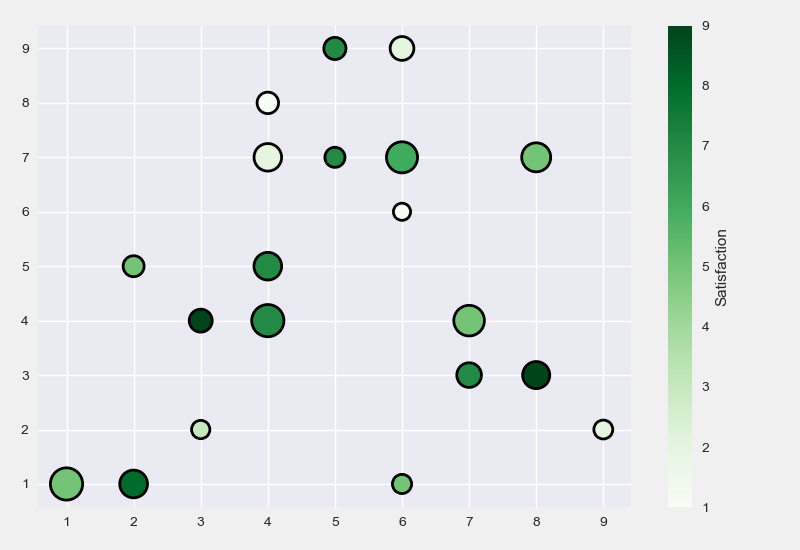

Here is the Python script that generated this plot:
from matplotlib import pyplot as plt

plt.style.use('seaborn')

x = [5, 7, 8, 5, 6, 7, 9, 2, 3, 4, 4, 4, 2, 6, 3, 6, 8, 6, 4, 1]
y = [7, 4, 3, 9, 1, 3, 2, 5, 2, 4, 8, 7, 1, 6, 4, 9, 7, 7, 5, 1]

colors = [7, 5, 9, 7, 5, 7, 2, 5, 3, 7, 1, 2, 8, 1, 9, 2, 5, 6, 7, 5]
sizes = [209, 486, 381, 255, 191, 315, 185, 228, 174,
         538, 239, 394, 399, 153, 273, 293, 436, 501, 397, 539]

plt.scatter(x, y, s=sizes, c=colors, cmap='Greens', edgecolors='black', linewidths=2, alpha=1)

cbar = plt.colorbar()
cbar.set_label("Satisfaction")

plt.tight_layout()

plt.savefig('scatterplot1.png')
plt.show()
